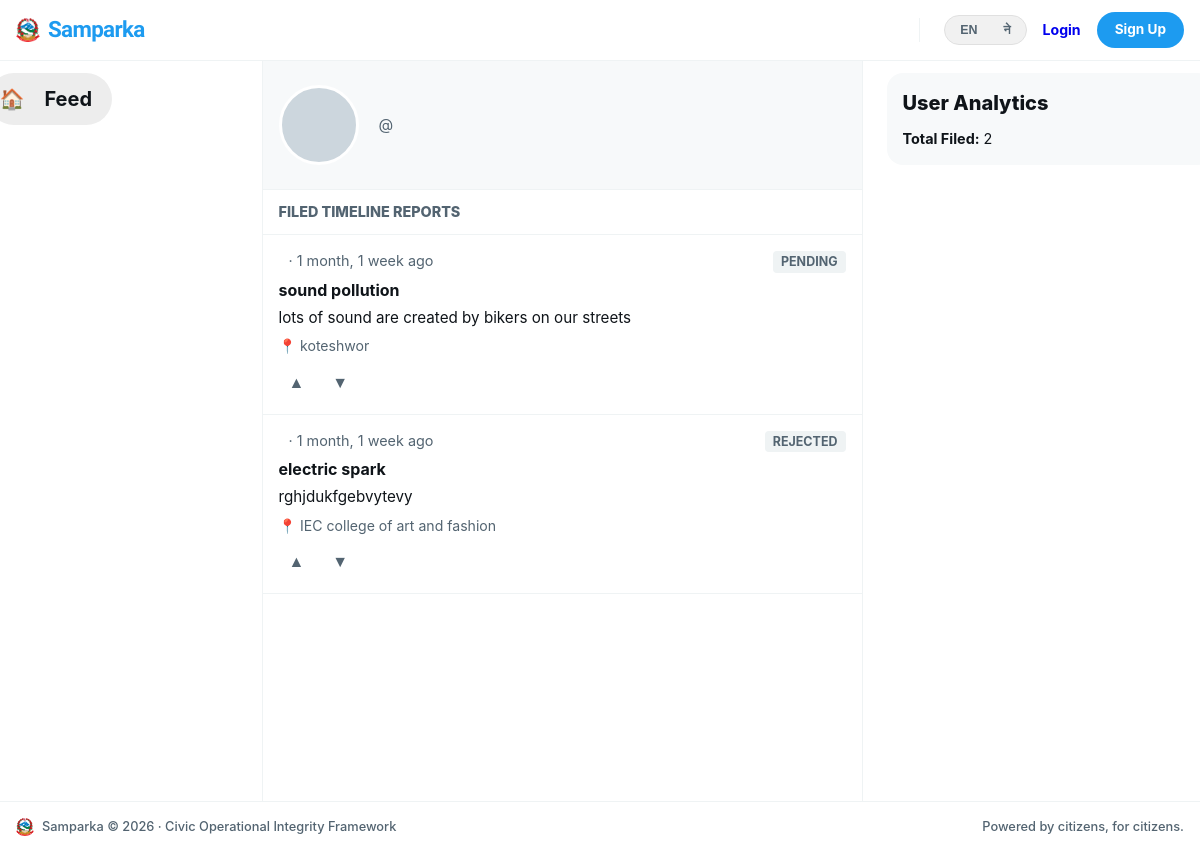
/accounts/profile/Abhisek/, run on the app's committed database.
### complaints/models.py (models this page shows, shortened)
class Complaint(models.Model):
    STATUS_PENDING = 'pending'
    STATUS_VERIFIED = 'verified'
    STATUS_IN_PROGRESS = 'in_progress'
    STATUS_SOLVED = 'solved'
    STATUS_REJECTED = 'rejected'
    STATUS_CHOICES = [
        (STATUS_PENDING, _('Pending')),
        (STATUS_VERIFIED, _('Verified')),
        (STATUS_IN_PROGRESS, _('In Progress')),
        (STATUS_SOLVED, _('Solved')),
        (STATUS_REJECTED, _('Rejected')),
    ]
    STATUS_COLORS = {
        STATUS_PENDING: '#F59E0B',
        STATUS_VERIFIED: '#3B82F6',
        STATUS_IN_PROGRESS: '#8B5CF6',
        STATUS_SOLVED: '#10B981',
        STATUS_REJECTED: '#EF4444',
    }
    PRIORITY_CHOICES = [
        ('low', _('Low')),
        ('medium', _('Medium')),
        ('high', _('High')),
        ('urgent', _('Urgent')),
    ]
    priority = models.CharField(max_length=10, choices=PRIORITY_CHOICES, default='medium')
    due_date = models.DateField(null=True, blank=True)
    author = models.ForeignKey(settings.AUTH_USER_MODEL, on_delete=models.CASCADE, related_name='complaints')
    department = models.ForeignKey(Department, on_delete=models.SET_NULL, null=True, related_name='complaints')
    title = models.CharField(max_length=200)
    description = models.TextField()
    status = models.CharField(max_length=20, choices=STATUS_CHOICES, default=STATUS_PENDING)
    location_name = models.CharField(max_length=200, blank=True, help_text='Human readable location name')
    latitude = models.DecimalField(max_digits=9, decimal_places=6, null=True, blank=True)
    longitude = models.DecimalField(max_digits=9, decimal_places=6, null=True, blank=True)
    upvotes = models.ManyToManyField(settings.AUTH_USER_MODEL, through='Vote', related_name='voted_complaints', blank=True)
    view_count = models.PositiveIntegerField(default=0)
    admin_note = models.TextField(blank=True, help_text='Internal note from admin (not shown to public)')
    is_anonymous = models.BooleanField(default=False)
    created_at = models.DateTimeField(auto_now_add=True)
    updated_at = models.DateTimeField(auto_now=True)
    class Meta:
        ordering = ['-created_at']

### accounts/views.py (the view)
# urls.py: path('profile/<str:username>/',             views.profile_view,          name='profile'),
def profile_view(request, username):
    profile_user = get_object_or_404(User, username=username)
    complaints = profile_user.complaints.select_related('department').order_by('-created_at')[:10]
    return render(request, 'accounts/profile.html', {
        'profile_user': profile_user,
        'complaints': complaints,
    })

### accounts/context_processors.py (called while the page is built)
def notifications(request):
    if request.user.is_authenticated:
        return {
            'unread_count': request.user.notifications.filter(is_read=False).count()
        }
    return {'unread_count': 0}

### accounts/templates/accounts/profile.html (shortened to what this page needs)
{% extends "base.html" %}
{% load i18n %}
{% load static %}
{% block content %}
<div class="x-workspace-container">
  <aside class="x-panel-left">
    <div class="x-sticky-scroll-box">
      <nav class="x-v-nav">
        <a href="{% url 'complaints:feed' %}" class="x-v-link active">
          <span class="x-v-icon">🏠</span>
          <span class="x-v-label">{% trans "Feed" %}</span>
        </a>
      </nav>
    </div>
  </aside>
  <main class="x-panel-center">
    <div style="padding: 24px 16px; border-bottom: 1px solid var(--border-color); display: flex; align-items: center; gap: 20px; background-color: var(--bg-subtle);">
      {% if target_user.avatar %}
        <img src="{{ target_user.avatar.url }}" alt="Avatar" style="width: 80px; height: 80px; border-radius: 50%; object-fit: cover; border: 3px solid #fff; box-shadow: 0 2px 8px rgba(0,0,0,0.05);" />
      {% else %}
        <span style="width: 80px; height: 80px; border-radius: 50%; background: #ccd6dd; display: inline-flex; align-items: center; justify-content: center; font-weight: 700; color: #fff; font-size: 2rem; border: 3px solid #fff;">{{ target_user.username|first|upper }}</span>
      {% endif %}
      <div style="flex: 1;">
        <div style="color: var(--text-muted); font-size: 0.95rem;">@{{ target_user.username }}</div>
      </div>
    </div>
    <div style="padding: 12px 16px; font-weight: 800; font-size: 0.9rem; border-bottom: 1px solid var(--border-color); color: var(--text-muted); text-transform: uppercase;">
      {% trans "Filed Timeline Reports" %}
    </div>
    <div class="x-feed-stream-container">
      {% for complaint in complaints %}
        <article class="complaint-card" data-complaint="{{ complaint.id }}">
          <div class="complaint-main">
            <div class="complaint-card-header">
              <div class="complaint-meta">
                <div class="complaint-meta-left" style="gap:0;">
                  <span class="complaint-timestamp">{{ complaint.created_at|timesince }} ago</span>
                </div>
                <span class="status-badge" style="background:#eff3f4; color:var(--text-muted);">{{ complaint.get_status_display }}</span>
              </div>
            </div>
            <div class="complaint-body">
              <h3 class="complaint-title"><a href="{% url 'complaints:detail' complaint.id %}">{{ complaint.title }}</a></h3>
              <p class="complaint-desc">{{ complaint.description|truncatewords:30 }}</p>
              <div class="complaint-location">📍 {{ complaint.location_name }}</div>
            </div>
            <div class="complaint-footer">
              <div class="x-pill-vote-box">
                <button class="x-pill-vote-arrow up" onclick="handleVote('{{ complaint.id }}', 'up')">▲</button>
                <button class="x-pill-vote-arrow down" onclick="handleVote('{{ complaint.id }}', 'down')">▼</button>
              </div>
            </div>
          </div>
        </article>
      {% empty %}
        <div style="padding: 48px 16px; text-align: center; color: var(--text-muted); font-size: 0.95rem;">
          {% trans "No civil complaints have been published by this account context yet." %}
        </div>
      {% endfor %}
    </div>
  </main>
  <aside class="x-panel-right">
    <div class="x-sticky-scroll-box">
      <section class="x-right-panel-widget">
        <h4 class="x-widget-panel-title">{% trans "User Analytics" %}</h4>
        <div style="font-size: 0.9rem; color: var(--text-main);">
          <strong>{% trans "Total Filed:" %}</strong> {{ complaints.count }}
        </div>
      </section>
    </div>
  </aside>
</div>
{% endblock %}

### data on the page
Complaint: created_at "1 month, 1 week", status "PENDING", title "sound pollution", description "lots of sound are created by bikers on our streets", location_name "koteshwor"
Complaint: created_at "1 month, 1 week", status "REJECTED", title "electric spark", description "rghjdukfgebvytevy", location_name "IEC college of art and fashion"

### other printed values
{{ complaints.count }} "2"
